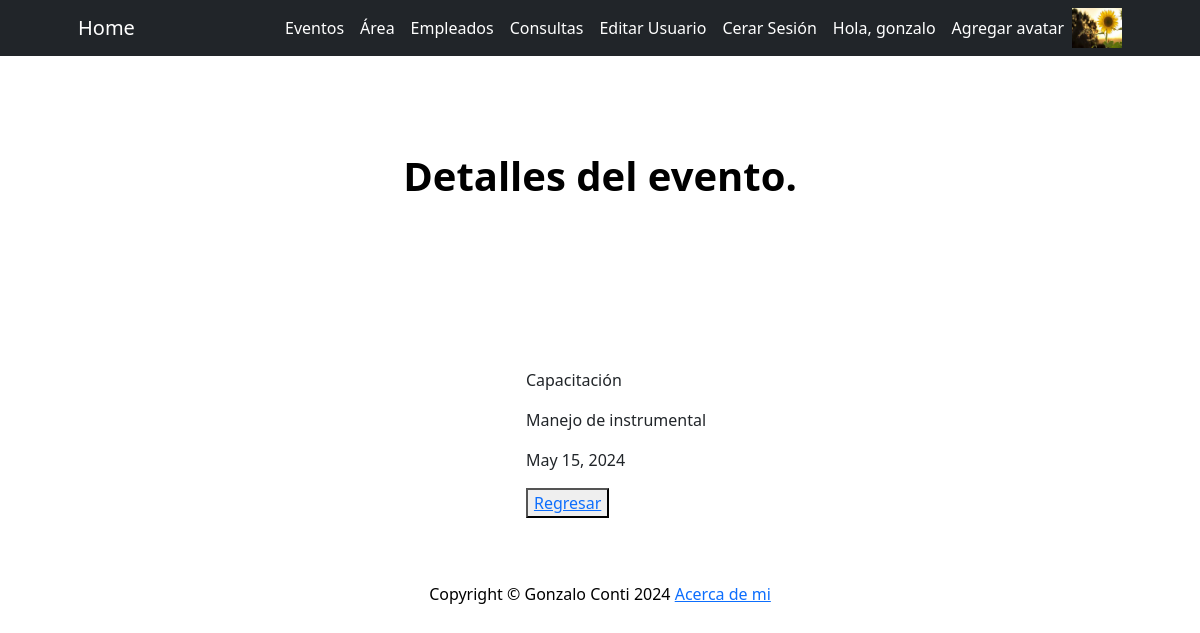
/Web/Eventos/3/ (signed in), run on the app's committed database.
### AppWeb/models.py (models this page shows, shortened)
class Avatar(models.Model):
    usuario = models.ForeignKey(User, on_delete=models.CASCADE)
    imagen = models.ImageField(upload_to="avatares", null=True,blank=True)

class Eventos(models.Model):
    nombre = models.CharField(max_length=300)
    descripcion = models.CharField(max_length=300)
    fecha = models.DateField()

### AppWeb/views.py (the view)
# urls.py: path('Eventos/<int:pk>/', DetalleEventos.as_view(), name= 'DetalleEventos'),
class DetalleEventos(LoginRequiredMixin, DetailView):
    model = Eventos

### AppWeb/templates/AppWeb/eventos_detail.html (shortened to what this page needs)
{% extends 'AppWeb/padre.html'%}
{% block titulo %}
<p style="color: black;">Detalles del evento.</p>
{% endblock %}
{% block parrafo %}
<br>
<div style="display: flex; justify-content: center">
    <ol>
    <p>
        {{eventos.nombre}}
    </p>
    <p>
        {{eventos.descripcion}}
    </p>
    <p>
        {{eventos.fecha}}
    </p>
    <button>
        <a href="{% url 'LeerEventos' %}"> Regresar </a>
    </button>
    </ol>
</div>
{% endblock %}

### AppWeb/templates/AppWeb/padre.html (shortened to what this page needs)
<!DOCTYPE html>
<html lang="en">
    <head>
        {% load static %}
        <link href="https://cdn.jsdelivr.net/npm/bootstrap-icons@1.4.1/font/bootstrap-icons.css" rel="stylesheet" />
        <link href="{% static 'AppWeb/css/styles.css' %}" rel="stylesheet" />
    </head>
    <body>
        <nav class="navbar navbar-expand-lg navbar-dark bg-dark">
            <div class="container px-5">
                <a class="navbar-brand" href="{% url 'inicio' %}">Home</a>
                <div class="collapse navbar-collapse" id="navbarSupportedContent">
                    <ul class="navbar-nav ms-auto mb-2 mb-lg-0">
                        {% if request.user.is_authenticated %}
                        <li class="nav-item"><a class="nav-link active" aria-current="page" href="{% url 'LeerEventos' %}">Eventos</a></li>
                        <li class="nav-item"><a class="nav-link active" aria-current="page" href="{% url 'LeerDepartamento' %}">Área</a></li>
                        <li class="nav-item"><a class="nav-link active" aria-current="page" href="{% url 'Empleados' %}">Empleados</a></li>
                        <li class="nav-item"><a class="nav-link active" aria-current="page" href="{% url 'consulta_nueva' %}">Consultas</a></li>
                        <li class="nav-item"><a class="nav-link active" aria-current="page" href="{% url 'editar' %}">Editar Usuario</a></li>
                        <li class="nav-item"><a class="nav-link active" aria-current="page" href="{% url 'logout' %}">Cerar Sesión</a></li>
                        <li class="nav-item"><a class="nav-link active" aria-current="page">Hola, {{user.username}}</a></li>
                        <li class="nav-item"><a class="nav-link active" aria-current="page" href="{% url 'avatar' %}">Agregar avatar</a></li>
                        {% with first_image=user.avatar_set.first %}
                            {% if first_image %}
                            <img src="{{ first_image.imagen.url }}" class="" style="max-width: 50px;">
                            {% endif %}
                        {% endwith %}
                        {% endif %}
                    </ul>
                </div>
            </div>
        </nav>
        <header class="bg-white py-5">
            <div class="container px-5">
                <div class="row gx-5 justify-content-center">
                    <div class="col-lg-6">
                        <div class="text-center my-5">
                            <h1 class="display-7 fw-bolder text-white mb-2">
                            {% block titulo %}
                            {% endblock %}
                            </h1>
                        </div>
                    </div>
                </div>
            </div>
        </header>
        <footer class="py-5 bg-white">
            {% block parrafo %}
            {% endblock %}
        </footer>
    </body>
    <div class="container px-5"><p class="m-0 text-center text-black">Copyright &copy; Gonzalo Conti 2024 <a href="{% url 'acercaDeMi' %}"> Acerca de mi </a></p></div>
</html>

### data on the page
Avatar: imagen (picture)
Eventos: nombre "Capacitación", descripcion "Manejo de instrumental", fecha "May 15, 2024"

### other printed values
{{ user.username }} "gonzalo"
